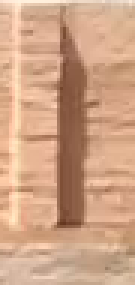
#> input picture Project1/data/1/0 copy 3.png, 45 x 95 px (shown 3 times larger)
$ jupyter execute --allow-errors main.ipynb   (shell and % lines are left out)   (older library calls are emulated)
#> lines starting #> are read from the running program, lines starting #| are printed output that depends on the picture
[cell 1]
import matplotlib.pyplot as plt
import cv2
import numpy as np
import os
import re
import pandas as pd
from sklearn.model_selection import train_test_split
from sklearn.ensemble import RandomForestClassifier
from sklearn.metrics import classification_report

VideoName = "2"

#> (a cell that did not finish here is left out)

#> (a cell that did not finish here is left out)

#> (a cell that did not finish here is left out)

#> (a cell that did not finish here is left out)

#> (a cell that did not finish here is left out)

[cell 7]
num=20
cnt=0
#> (the rest of this cell did not finish here and is left out)

[cell 8]
folders=os.listdir('data/')
images=[]
labels= []
for folder in folders[1:]:
    try:
        files= os.listdir('data/'+folder)
    except Exception as e:
            print(e)
    for file in files:
        try:
            img=cv2.imread('data/'+folder+'/'+file,1)
#> img is the input picture: shape (95, 45, 3); mean B, G, R 134.2, 163.7, 207.6
            img=cv2.resize(img,(25,25))
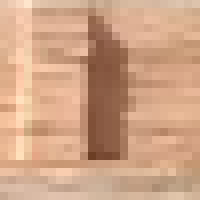
#> img: shape (25, 25, 3) (shown 8 times larger); mean B, G, R 133.9, 163.4, 207.2
            images.append(img)
            labels.append(int(folder))
        except Exception as e:
            print(e)
images = np.array(images)
features = images.reshape(len(images),-1)
